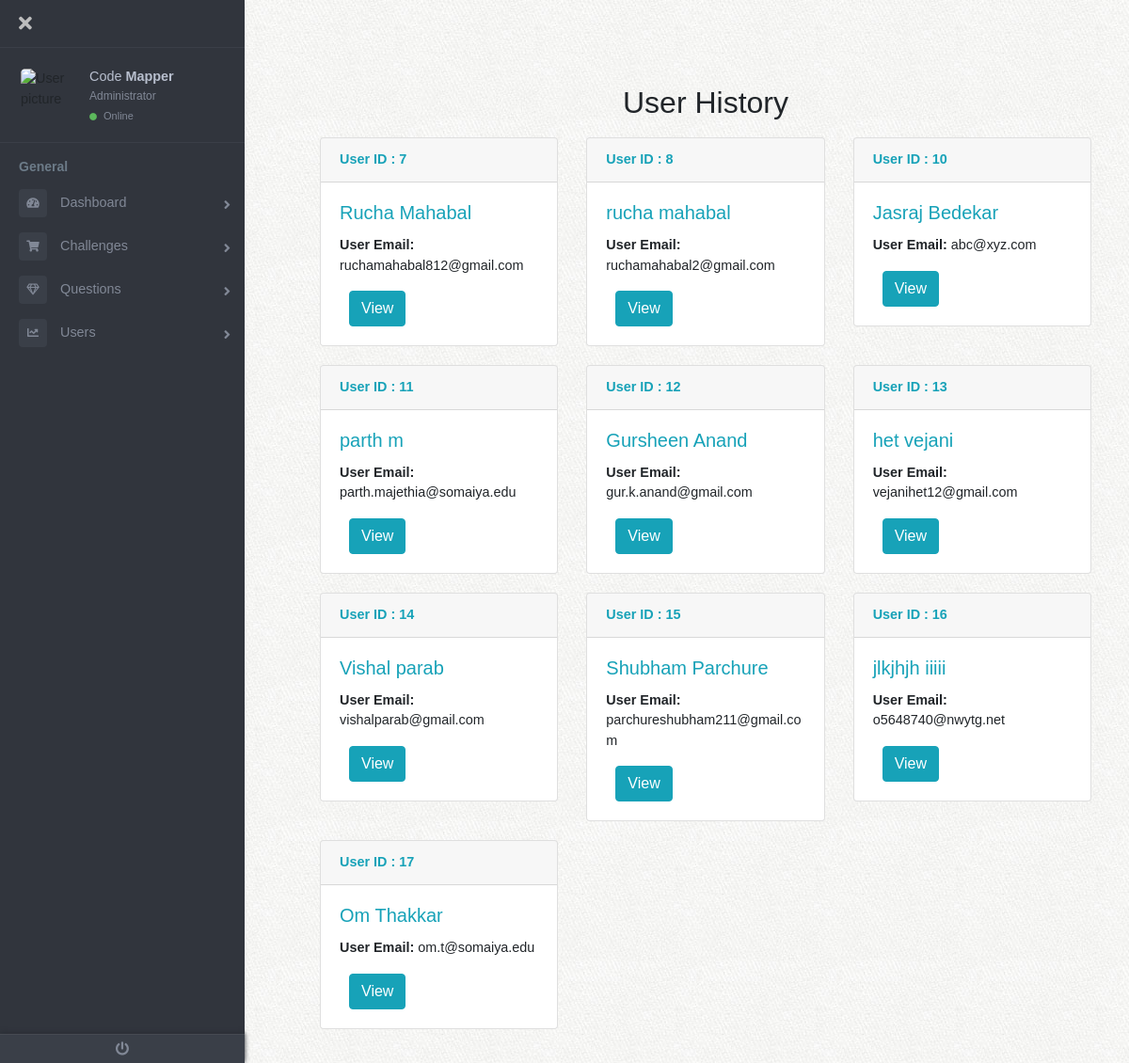
/admin/users.php, run on the app's committed database.
### tables this page shows
CREATE TABLE `users` (
  `user_id` int(11) NOT NULL,
  `user_first` varchar(256) NOT NULL,
  `user_last` varchar(256) NOT NULL,
  `user_email` varchar(256) NOT NULL,
  `user_pwd` varchar(256) NOT NULL
);

### admin/users.php (the view, shortened to what this page needs)
<?php include '../BackendFunctions/db_conn.php';
include 'header.php';?>
<div class="content">
    <main class="page-content">
    <div class="container">
    <h2><center>User History</center></h2>
        <div class="row">
        <?php
            $sql = "select * from users;";
            $result = mysqli_query($conn, $sql);
            $resultCheck = mysqli_num_rows($result);
            if($resultCheck > 0){
                while($row = mysqli_fetch_assoc($result)){
        ?>
           <div class="col-4" style="margin:10px 0px;">
            <div class="card">
                <div class="card-header">
                    <span class="text text-info"><b>User ID : <?php echo $row['user_id']; ?></b></span>
                </div>
                <div class="card-body">
                    <h5 class="card-title text-info"><?php echo $row['user_first']." ".$row['user_last'];?></h5>
                    <p class="card-text"><b>User Email: </b> <?php echo $row['user_email'];?></p>
                    <a href="view_user_history.php?u_id=<?php echo $row['user_id']?>" class="btn btn-info" style="float:left; margin-left:10px;">
                           View
                        </a>
                </div>
            </div>
            </div>
        <?php
                }
            }
            else{
                echo '<div class="alert alert-dark" role="alert">
                No active users!
                </div>';
            }
        ?>
        </div>
        </div>
    </main>
</div>

### resources/css/custom.css (style rules this page uses)
body { font-family: 'proxima-nova', 'Raleway', Helvetica, sans-serif; font-size: 16px; background: url('../img/tile.jpg') top left repeat; margin-top: 50px; }
body { font-size: 0.9rem; }
.page-wrapper .sidebar-wrapper, .sidebar-wrapper .sidebar-brand > a, .sidebar-wrapper .sidebar-dropdown > a:after, .sidebar-wrapper .sidebar-menu .sidebar-dropdown .sidebar-submenu li a:before, .sidebar-wrapper ul li a i, .page-wrapper .page-content, .sidebar-wrapper .sidebar-search input.search-menu, .sidebar-wrapper .sidebar-search .input-group-text, .sidebar-wrapper .sidebar-menu ul li a, #show-sidebar, #close-sidebar { -webkit-transition: all 0.3s ease; -moz-transition: all 0.3s ease; -ms-transition: all 0.3s ease; -o-transition: all 0.3s ease; transition: all 0.3s ease; }
@media screen and (min-width: 768px) { .page-wrapper.toggled .page-content { padding-left: 300px; } }
.page-wrapper .page-content { display: inline-block; width: 100%; padding-left: 0px; padding-top: 20px; }
.page-wrapper .page-content > div { padding: 20px 40px; }
.page-wrapper .page-content { overflow-x: hidden; }

### data on the page
users: user_id "7", user_first "Rucha", user_last "Mahabal", user_email "ruchamahabal812@gmail.com"
users: user_id "8", user_first "rucha", user_last "mahabal", user_email "ruchamahabal2@gmail.com"
users: user_id "10", user_first "Jasraj", user_last "Bedekar", user_email "abc@xyz.com"
users: user_id "11", user_first "parth", user_last "m", user_email "parth.majethia@somaiya.edu"
users: user_id "12", user_first "Gursheen", user_last "Anand", user_email "gur.k.anand@gmail.com"
users: user_id "13", user_first "het", user_last "vejani", user_email "vejanihet12@gmail.com"
users: user_id "14", user_first "Vishal", user_last "parab", user_email "vishalparab@gmail.com"
users: user_id "15", user_first "Shubham", user_last "Parchure", user_email "parchureshubham211@gmail.com"
users: user_id "16", user_first "jlkjhjh", user_last "iiiii", user_email "o5648740@nwytg.net"
users: user_id "17", user_first "Om", user_last "Thakkar", user_email "om.t@somaiya.edu"
